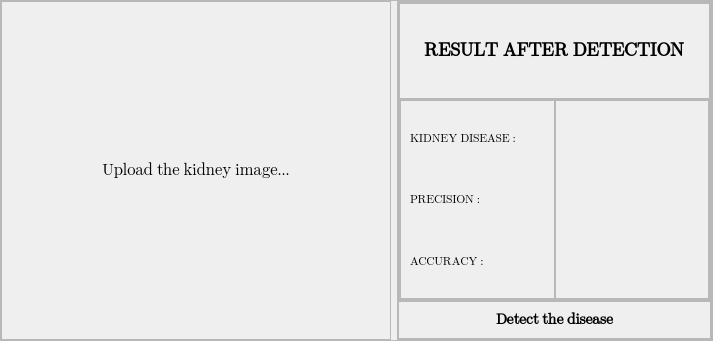
               <widget class="QFrame" name="frame_2">
                <property name="minimumSize">
                 <size>
                  <width>630</width>
                  <height>341</height>
                 </size>
                </property>
                <property name="frameShape">
                 <enum>QFrame::StyledPanel</enum>
                </property>
                <property name="frameShadow">
                 <enum>QFrame::Raised</enum>
                </property>
                <layout class="QHBoxLayout" name="horizontalLayout_14">
                 <property name="leftMargin">
                  <number>0</number>
                 </property>
                 <property name="topMargin">
                  <number>0</number>
                 </property>
                 <property name="rightMargin">
                  <number>0</number>
                 </property>
                 <property name="bottomMargin">
                  <number>0</number>
                 </property>
                 <item>
                  <widget class="QFrame" name="upload_detect_image_frame">
                   <property name="sizePolicy">
                    <sizepolicy hsizetype="Preferred" vsizetype="Preferred">
                     <horstretch>0</horstretch>
                     <verstretch>0</verstretch>
                    </sizepolicy>
                   </property>
                   <property name="minimumSize">
                    <size>
                     <width>390</width>
                     <height>330</height>
                    </size>
                   </property>
                   <property name="frameShape">
                    <enum>QFrame::StyledPanel</enum>
                   </property>
                   <property name="frameShadow">
                    <enum>QFrame::Raised</enum>
                   </property>
                   <layout class="QHBoxLayout" name="horizontalLayout_16">
                    <property name="spacing">
                     <number>0</number>
                    </property>
                    <property name="leftMargin">
                     <number>0</number>
                    </property>
                    <property name="topMargin">
                     <number>0</number>
                    </property>
                    <property name="rightMargin">
                     <number>0</number>
                    </property>
                    <property name="bottomMargin">
                     <number>0</number>
                    </property>
                    <item>
                     <widget class="QLabel" name="upload_detect_image_label">
                      <property name="sizePolicy">
                       <sizepolicy hsizetype="Expanding" vsizetype="Expanding">
                        <horstretch>0</horstretch>
                        <verstretch>0</verstretch>
                       </sizepolicy>
                      </property>
                      <property name="font">
                       <font>
                        <family>Segoe UI Emoji</family>
                        <pointsize>12</pointsize>
                        <weight>50</weight>
                        <bold>false</bold>
                       </font>
                      </property>
                      <property name="text">
                       <string>Upload the kidney image...</string>
                      </property>
                      <property name="scaledContents">
                       <bool>true</bool>
                      </property>
                      <property name="alignment">
                       <set>Qt::AlignCenter</set>
                      </property>
                     </widget>
                    </item>
                   </layout>
                  </widget>
                 </item>
                 <item>
                  <widget class="QFrame" name="frame_3">
                   <property name="sizePolicy">
                    <sizepolicy hsizetype="Expanding" vsizetype="Expanding">
                     <horstretch>0</horstretch>
                     <verstretch>0</verstretch>
                    </sizepolicy>
                   </property>
                   <property name="minimumSize">
                    <size>
                     <width>240</width>
                     <height>330</height>
                    </size>
                   </property>
                   <property name="styleSheet">
                    <string notr="true"/>
                   </property>
                   <property name="frameShape">
                    <enum>QFrame::StyledPanel</enum>
                   </property>
                   <property name="frameShadow">
                    <enum>QFrame::Raised</enum>
                   </property>
                   <layout class="QVBoxLayout" name="verticalLayout_9">
                    <property name="spacing">
                     <number>0</number>
                    </property>
                    <property name="leftMargin">
                     <number>0</number>
                    </property>
                    <property name="topMargin">
                     <number>0</number>
                    </property>
                    <property name="rightMargin">
                     <number>0</number>
                    </property>
                    <property name="bottomMargin">
                     <number>0</number>
                    </property>
                    <item>
                     <widget class="QFrame" name="frame_9">
                      <property name="sizePolicy">
                       <sizepolicy hsizetype="Expanding" vsizetype="Expanding">
                        <horstretch>0</horstretch>
                        <verstretch>0</verstretch>
                       </sizepolicy>
                      </property>
                      <property name="minimumSize">
                       <size>
                        <width>220</width>
                        <height>260</height>
                       </size>
                      </property>
                      <property name="styleSheet">
                       <string notr="true"/>
                      </property>
                      <property name="frameShape">
                       <enum>QFrame::StyledPanel</enum>
                      </property>
                      <property name="frameShadow">
                       <enum>QFrame::Raised</enum>
                      </property>
                      <layout class="QVBoxLayout" name="verticalLayout_11">
                       <property name="spacing">
                        <number>0</number>
                       </property>
                       <property name="leftMargin">
                        <number>0</number>
                       </property>
                       <property name="topMargin">
                        <number>0</number>
                       </property>
                       <property name="rightMargin">
                        <number>0</number>
                       </property>
                       <property name="bottomMargin">
                        <number>0</number>
                       </property>
                       <item>
                        <widget class="QFrame" name="frame_11">
                         <property name="sizePolicy">
                          <sizepolicy hsizetype="Expanding" vsizetype="Expanding">
                           <horstretch>0</horstretch>
                           <verstretch>0</verstretch>
                          </sizepolicy>
                         </property>
                         <property name="minimumSize">
                          <size>
                           <width>301</width>
                           <height>0</height>
                          </size>
                         </property>
                         <property name="frameShape">
                          <enum>QFrame::StyledPanel</enum>
                         </property>
                         <property name="frameShadow">
                          <enum>QFrame::Raised</enum>
                         </property>
                         <layout class="QHBoxLayout" name="horizontalLayout_15">
                          <item alignment="Qt::AlignHCenter">
                           <widget class="QPushButton" name="result_after_detection_btn">
                            <property name="sizePolicy">
                             <sizepolicy hsizetype="Expanding" vsizetype="Fixed">
                              <horstretch>0</horstretch>
                              <verstretch>0</verstretch>
                             </sizepolicy>
                            </property>
                            <property name="font">
                             <font>
                              <family>Segoe UI Emoji</family>
                              <pointsize>14</pointsize>
                              <weight>75</weight>
                              <bold>true</bold>
                             </font>
                            </property>
                            <property name="text">
                             <string>RESULT AFTER DETECTION</string>
                            </property>
                            <property name="icon">
                             <iconset resource="resource.qrc">
                              <normaloff>:/icons/icons/test_results_32px.png</normaloff>:/icons/icons/test_results_32px.png</iconset>
                            </property>
                            <property name="iconSize">
                             <size>
                              <width>32</width>
                              <height>32</height>
                             </size>
                            </property>
                            <property name="checkable">
                             <bool>false</bool>
                            </property>
                            <property name="flat">
                             <bool>true</bool>
                            </property>
                           </widget>
                          </item>
                         </layout>
                        </widget>
                       </item>
                       <item>
                        <widget class="QFrame" name="frame_10">
                         <property name="minimumSize">
                          <size>
                           <width>311</width>
                           <height>201</height>
                          </size>
                         </property>
                         <property name="frameShape">
                          <enum>QFrame::StyledPanel</enum>
                         </property>
                         <property name="frameShadow">
                          <enum>QFrame::Raised</enum>
                         </property>
                         <layout class="QHBoxLayout" name="horizontalLayout_17">
                          <property name="spacing">
                           <number>0</number>
                          </property>
                          <property name="leftMargin">
                           <number>0</number>
                          </property>
                          <property name="topMargin">
                           <number>0</number>
                          </property>
                          <property name="rightMargin">
                           <number>0</number>
                          </property>
                          <property name="bottomMargin">
                           <number>0</number>
                          </property>
                          <item>
                           <widget class="QFrame" name="frame_15">
                            <property name="frameShape">
                             <enum>QFrame::StyledPanel</enum>
                            </property>
                            <property name="frameShadow">
                             <enum>QFrame::Raised</enum>
                            </property>
                            <layout class="QVBoxLayout" name="verticalLayout_14">
                             <item>
                              <widget class="QLabel" name="label_14">
                               <property name="font">
                                <font>
                                 <family>Segoe UI Emoji</family>
                                 <pointsize>9</pointsize>
                                 <weight>50</weight>
                                 <bold>false</bold>
                                </font>
                               </property>
                               <property name="text">
                                <string>KIDNEY DISEASE :</string>
                               </property>
                              </widget>
                             </item>
                             <item>
                              <widget class="QLabel" name="label_15">
                               <property name="font">
                                <font>
                                 <family>Segoe UI Emoji</family>
                                 <pointsize>9</pointsize>
                                 <weight>50</weight>
                                 <bold>false</bold>
                                </font>
                               </property>
                               <property name="text">
                                <string>PRECISION :</string>
                               </property>
                              </widget>
                             </item>
                             <item>
                              <widget class="QLabel" name="label_16">
                               <property name="font">
                                <font>
                                 <family>Segoe UI Emoji</family>
                                 <pointsize>9</pointsize>
                                 <weight>50</weight>
                                 <bold>false</bold>
                                </font>
                               </property>
                               <property name="text">
                                <string>ACCURACY :</string>
                               </property>
                              </widget>
                             </item>
                            </layout>
                           </widget>
                          </item>
                          <item>
                           <widget class="QFrame" name="frame_16">
                            <property name="frameShape">
                             <enum>QFrame::StyledPanel</enum>
                            </property>
                            <property name="frameShadow">
                             <enum>QFrame::Raised</enum>
                            </property>
                            <layout class="QVBoxLayout" name="verticalLayout_10">
                             <item>
                              <widget class="QLabel" name="result_kidney_disease_label">
                               <property name="font">
                                <font>
                                 <family>Segoe UI Black</family>
                                 <pointsize>11</pointsize>
                                 <weight>75</weight>
                                 <bold>true</bold>
                                </font>
                               </property>
                               <property name="text">
                                <string/>
                               </property>
                              </widget>
                             </item>
                             <item>
                              <widget class="QLabel" name="result_precision_label">
                               <property name="font">
                                <font>
                                 <family>Segoe UI Black</family>
                                 <pointsize>11</pointsize>
                                 <weight>75</weight>
                                 <bold>true</bold>
                                </font>
                               </property>
                               <property name="text">
                                <string/>
                               </property>
                              </widget>
                             </item>
                             <item>
                              <widget class="QLabel" name="result_accuracy_label">
                               <property name="font">
                                <font>
                                 <family>Segoe UI Black</family>
                                 <pointsize>11</pointsize>
                                 <weight>75</weight>
                                 <bold>true</bold>
                                </font>
                               </property>
                               <property name="text">
                                <string/>
                               </property>
                              </widget>
                             </item>
                            </layout>
                           </widget>
                          </item>
                         </layout>
                        </widget>
                       </item>
                      </layout>
                     </widget>
                    </item>
                    <item>
                     <widget class="QFrame" name="frame_7">
                      <property name="minimumSize">
                       <size>
                        <width>220</width>
                        <height>38</height>
                       </size>
                      </property>
                      <property name="frameShape">
                       <enum>QFrame::StyledPanel</enum>
                      </property>
                      <property name="frameShadow">
                       <enum>QFrame::Raised</enum>
                      </property>
                      <layout class="QHBoxLayout" name="horizontalLayout_11">
                       <property name="spacing">
                        <number>0</number>
                       </property>
                       <property name="leftMargin">
                        <number>0</number>
                       </property>
                       <property name="topMargin">
                        <number>0</number>
                       </property>
                       <property name="rightMargin">
                        <number>0</number>
                       </property>
                       <property name="bottomMargin">
                        <number>0</number>
                       </property>
                       <item>
                        <widget class="QPushButton" name="detect_the_disease_btn">
                         <property name="sizePolicy">
                          <sizepolicy hsizetype="Expanding" vsizetype="Fixed">
                           <horstretch>0</horstretch>
                           <verstretch>0</verstretch>
                          </sizepolicy>
                         </property>
                         <property name="minimumSize">
                          <size>
                           <width>0</width>
                           <height>35</height>
                          </size>
                         </property>
                         <property name="font">
                          <font>
                           <family>Segoe UI Emoji</family>
                           <pointsize>11</pointsize>
                           <weight>75</weight>
                           <bold>true</bold>
                          </font>
                         </property>
                         <property name="cursor">
                          <cursorShape>PointingHandCursor</cursorShape>
                         </property>
                         <property name="styleSheet">
                          <string notr="true"/>
                         </property>
                         <property name="text">
                          <string>Detect the disease</string>
                         </property>
                         <property name="icon">
                          <iconset resource="resource.qrc">
                           <normaloff>:/icons/icons/bot_32px.png</normaloff>:/icons/icons/bot_32px.png</iconset>
                         </property>
                         <property name="iconSize">
                          <size>
                           <width>24</width>
                           <height>24</height>
                          </size>
                         </property>
                         <property name="flat">
                          <bool>true</bool>
                         </property>
                        </widget>
                       </item>
                      </layout>
                     </widget>
                    </item>
                   </layout>
                  </widget>
                 </item>
                </layout>
               </widget>
